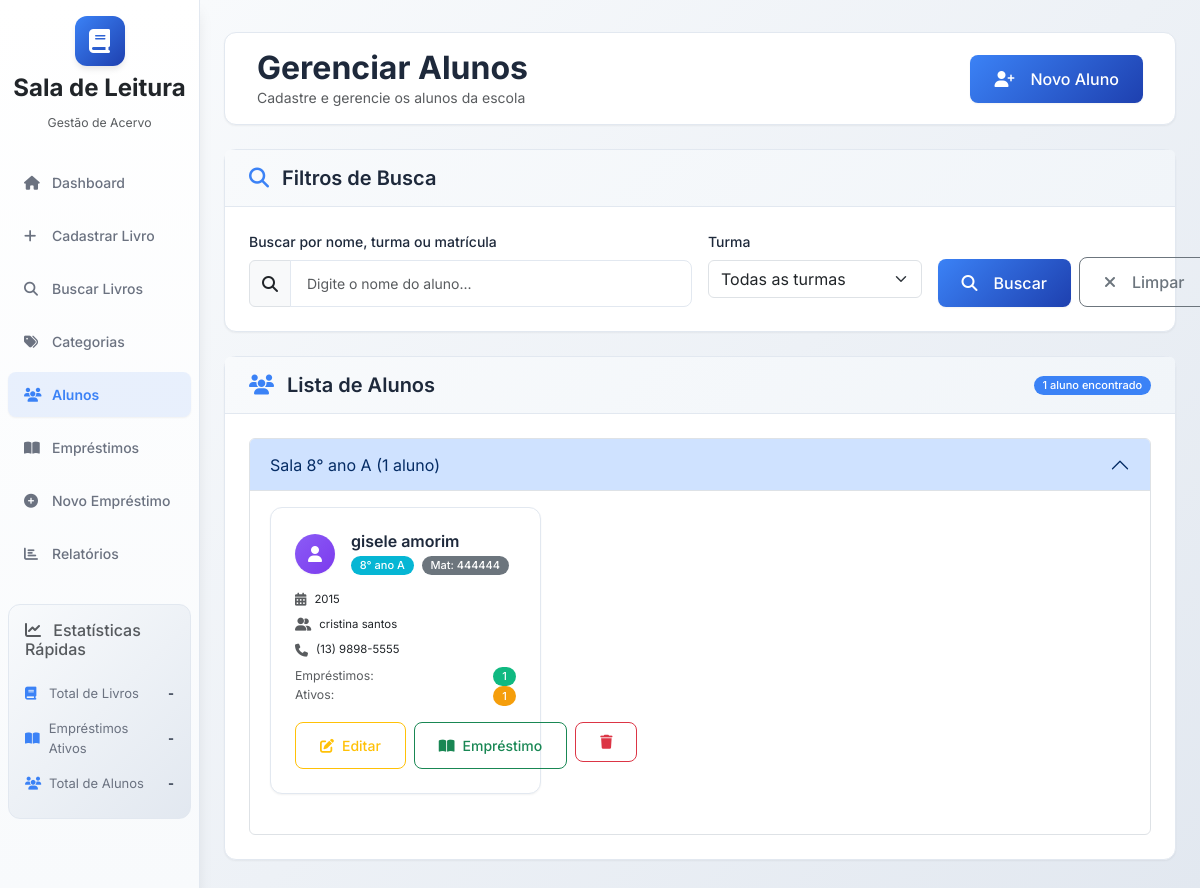
/students, run on the app's committed database.
### database/models.py (models this page shows, shortened)
class Student(db.Model):
    __tablename__ = 'students'
    id = db.Column(db.String(36), primary_key=True, default=generate_uuid)
    name = db.Column(db.String(200), nullable=False)
    class_room = db.Column(db.String(50), nullable=False)
    birth_year = db.Column(db.Integer, nullable=False)
    phone = db.Column(db.String(20))
    address = db.Column(db.Text)
    guardian_name = db.Column(db.String(200), nullable=False)
    guardian_phone = db.Column(db.String(20))
    registration_number = db.Column(db.String(50), unique=True)
    active = db.Column(db.Boolean, default=True)
    created_date = db.Column(db.DateTime, default=datetime.utcnow)
    updated_date = db.Column(db.DateTime, default=datetime.utcnow, onupdate=datetime.utcnow)
    loans = db.relationship('Loan', backref='student', lazy=True)
    @property
    def total_loans(self):
        return db.session.query(func.count(Loan.id)).filter_by(student_id=self.id).scalar()
    @property
    def active_loans(self):
        return db.session.query(func.count(Loan.id)).filter_by(student_id=self.id, status='active').scalar()

### app.py (the view, shortened to what this page needs)
    @app.route('/students')
    def students():
        page = request.args.get('page', 1, type=int)
        search = request.args.get('search', '')
        class_filter = request.args.get('class_filter', '')
        query = Student.query.filter_by(active=True)
        if class_filter:
            query = query.filter(Student.class_room == class_filter)
        students = query.order_by(Student.name).paginate(page=page, per_page=20, error_out=False)
        classes = [c[0] for c in db.session.query(Student.class_room).filter(
            Student.active == True, Student.class_room.isnot(None)
        ).distinct().order_by(Student.class_room).all()]
        students_by_class = {}
        for student in students.items:
            class_room = student.class_room or "Sem Turma"
            if class_room not in students_by_class:
                students_by_class[class_room] = []
            students_by_class[class_room].append(student)
        return render_template('students/students.html',
                              students=students,
                              classes=classes,
                              search=search,
                              class_filter=class_filter,
                              students_by_class=students_by_class)

### templates/students/students.html (shortened to what this page needs)
{% extends "base.html" %}
{% block content %}
<div class="main-header d-flex justify-content-between align-items-center py-3 mb-4">
    <div>
        <h1 class="h2 mb-0">Gerenciar Alunos</h1>
        <p class="text-muted mb-0">Cadastre e gerencie os alunos da escola</p>
    </div>
    <a href="{{ url_for('add_student') }}" class="btn btn-primary">
        <i class="fas fa-user-plus me-2"></i>
        Novo Aluno
    </a>
</div>
<div class="card mb-4 fade-in">
    <div class="card-header">
        <h5 class="mb-0">
            <i class="fas fa-search text-primary me-2"></i>
            Filtros de Busca
        </h5>
    </div>
    <div class="card-body">
        <form method="GET" class="row g-3">
            <div class="col-md-6">
                <label for="search" class="form-label">Buscar por nome, turma ou matrícula</label>
                <div class="input-group">
                    <span class="input-group-text">
                        <i class="fas fa-search"></i>
                    </span>
                    <input type="text" class="form-control" name="search"
                           value="{{ search }}" placeholder="Digite o nome do aluno...">
                </div>
            </div>
            <div class="col-md-3">
                <label for="class_filter" class="form-label">Turma</label>
                <select class="form-select" name="class_filter" onchange="this.form.submit()">
                    <option value="">Todas as turmas</option>
                </select>
            </div>
            <div class="col-md-3 d-flex align-items-end">
                <button type="submit" class="btn btn-primary me-2">
                    <i class="fas fa-search me-2"></i>
                    Buscar
                </button>
                <a href="{{ url_for('students') }}" class="btn btn-outline-secondary">
                    <i class="fas fa-times me-2"></i>
                    Limpar
                </a>
            </div>
        </form>
    </div>
</div>
<div class="card fade-in" style="animation-delay: 0.2s">
    <div class="card-header d-flex justify-content-between align-items-center">
        <h5 class="mb-0">
            <i class="fas fa-users text-primary me-2"></i>
            Lista de Alunos
        </h5>
        {% if students and students.items %}
            <span class="badge bg-primary">
                {{ students.total }} aluno{{ 's' if students.total != 1 else '' }} encontrado{{ 's' if students.total != 1 else '' }}
            </span>
        {% endif %}
    </div>
    <div class="card-body">
        {% if students and students.items %}
            <div class="accordion" id="studentsAccordion">
                {% for class_room, students_list in students_by_class.items() %}
                    <div class="accordion-item">
                        <h2 class="accordion-header" id="heading{{ loop.index }}">
                            <button class="accordion-button {% if not loop.first %}collapsed{% endif %}" type="button" data-bs-toggle="collapse" data-bs-target="#collapse{{ loop.index }}" aria-expanded="true" aria-controls="collapse{{ loop.index }}">
                                Sala {{ class_room }} ({{ students_list|length }} aluno{{ 's' if students_list|length != 1 else '' }})
                            </button>
                        </h2>
                        <div id="collapse{{ loop.index }}" class="accordion-collapse collapse {% if loop.first %}show{% endif %}" aria-labelledby="heading{{ loop.index }}" data-bs-parent="#studentsAccordion">
                            <div class="accordion-body">
                                <div class="row">
                                    {% for student in students_list %}
                                    <div class="col-md-6 col-lg-4 mb-4">
                                        <div class="student-card">
                                            <div class="student-header">
                                                <div class="student-avatar">
                                                    <i class="fas fa-user"></i>
                                                </div>
                                                <div class="student-info">
                                                    <h6 class="student-name">{{ student.name }}</h6>
                                                    <div class="student-details">
                                                        <span class="badge bg-info">{{ student.class_room }}</span>
                                                        {% if student.registration_number %}
                                                            <span class="badge bg-secondary">Mat: {{ student.registration_number }}</span>
                                                        {% endif %}
                                                    </div>
                                                </div>
                                            </div>
                                            <div class="student-body">
                                                <div class="student-stat">
                                                    <i class="fas fa-calendar-alt text-muted me-2"></i>
                                                    <small>{{ student.birth_year or 'Não informado' }}</small>
                                                </div>
                                                {% if student.guardian_name %}
                                                    <div class="student-stat">
                                                        <i class="fas fa-user-friends text-muted me-2"></i>
                                                        <small>{{ student.guardian_name }}</small>
                                                    </div>
                                                {% endif %}
                                                {% if student.guardian_phone %}
                                                    <div class="student-stat">
                                                        <i class="fas fa-phone text-muted me-2"></i>
                                                        <small>{{ student.guardian_phone }}</small>
                                                    </div>
                                                {% endif %}
                                                <div class="student-loans-stats mt-2">
                                                    <div class="d-flex justify-content-between">
                                                        <small class="text-muted">Empréstimos:</small>
                                                        <span class="badge bg-success">{{ student.total_loans or 0 }}</span>
                                                    </div>
                                                    {% if student.active_loans and student.active_loans > 0 %}
                                                        <div class="d-flex justify-content-between">
                                                            <small class="text-muted">Ativos:</small>
                                                            <span class="badge bg-warning">{{ student.active_loans }}</span>
                                                        </div>
                                                    {% endif %}
                                                </div>
                                            </div>
                                            <div class="student-actions">
                                                <a href="{{ url_for('edit_student', student_id=student.id) }}" class="btn btn-outline-warning btn-sm">
                                                    <i class="fas fa-edit"></i>
                                                    Editar
                                                </a>
                                                <a href="{{ url_for('new_loan') }}?student={{ student.id }}" class="btn btn-outline-success btn-sm">
                                                    <i class="fas fa-book-open"></i>
                                                    Empréstimo
                                                </a>
                                                <form method="POST" action="{{ url_for('delete_student', student_id=student.id) }}" class="d-inline"
                                                      onsubmit="return confirmDelete('Tem certeza que deseja excluir este aluno?')">
                                                    <button type="submit" class="btn btn-outline-danger btn-sm">
                                                        <i class="fas fa-trash"></i>
                                                    </button>
                                                </form>
                                            </div>
                                        </div>
                                    </div>
                                    {% endfor %}
                                </div>
                            </div>
                        </div>
                    </div>
                {% endfor %}
            </div>
        {% endif %}
    </div>
</div>
{% endblock %}

### static/css/style.css (style rules this page uses)
:root { --primary-color: #3b82f6; --secondary-color: #6b7280; --success-color: #10b981; --warning-color: #f59e0b; --danger-color: #ef4444; --info-color: #06b6d4; --light-color: #f8fafc; --dark-color: #1e293b; --border-color: #e2e8f0; --shadow-sm: 0 1px 2px 0 rgba(0, 0, 0, 0.05); --shadow-md: 0 4px 6px -1px rgba(0, 0, 0, 0.1); --shadow-lg: 0 10px 15px -3px rgba(0, 0, 0, 0.1); }
* { margin: 0; padding: 0; box-sizing: border-box; }
body { font-family: 'Inter', sans-serif; font-size: 14px; line-height: 1.5; color: var(--dark-color); background: linear-gradient(135deg, #f8fafc 0%, #e2e8f0 100%); min-height: 100vh; }
.main-header { background: white; border-radius: 12px; padding: 2rem; margin-bottom: 2rem; box-shadow: var(--shadow-sm); border: 1px solid var(--border-color); }
.main-header h1 { color: var(--dark-color); font-weight: 700; margin-bottom: 0.5rem; }
.card { border: 1px solid var(--border-color); border-radius: 12px; box-shadow: var(--shadow-sm); background: white; transition: all 0.2s ease; }
.card-header { background: linear-gradient(135deg, #f8fafc 0%, #f1f5f9 100%); border-bottom: 1px solid var(--border-color); padding: 1rem 1.5rem; border-radius: 12px 12px 0 0; }
.card-header h5 { font-weight: 600; color: var(--dark-color); margin: 0; }
.card-body { padding: 1.5rem; }
.form-control { border: 1px solid var(--border-color); border-radius: 8px; padding: 0.75rem 1rem; font-size: 14px; transition: all 0.2s ease; }
.form-label { font-weight: 500; color: var(--dark-color); margin-bottom: 0.5rem; }
.btn { border-radius: 8px; font-weight: 500; padding: 0.75rem 1.5rem; transition: all 0.2s ease; display: inline-flex; align-items: center; gap: 0.5rem; }
.btn-primary { background: linear-gradient(135deg, var(--primary-color) 0%, #1e40af 100%); border: none; color: white; box-shadow: var(--shadow-sm); }
.student-avatar { width: 40px; height: 40px; background: linear-gradient(135deg, #8b5cf6 0%, #7c3aed 100%); border-radius: 50%; display: flex; align-items: center; justify-content: center; color: white; font-size: 16px; box-shadow: var(--shadow-sm); }
.student-card { background: white; border-radius: 12px; padding: 1.5rem; box-shadow: var(--shadow-sm); border: 1px solid var(--border-color); transition: all 0.2s ease; }
.student-header { display: flex; align-items: center; gap: 1rem; margin-bottom: 1rem; }
.student-name { font-weight: 600; color: var(--dark-color); margin-bottom: 0.25rem; }
.student-details { display: flex; gap: 0.5rem; }
.student-stat { display: flex; align-items: center; margin-bottom: 0.5rem; font-size: 13px; }
.student-actions { display: flex; gap: 0.5rem; margin-top: 1rem; }
.fade-in { animation: fadeIn 0.6s ease-out; }
.badge { font-size: 11px; font-weight: 500; padding: 0.4em 0.8em; border-radius: 20px; }
.text-primary { color: var(--primary-color) !important; }
.bg-primary { background-color: var(--primary-color) !important; }
.bg-success { background-color: var(--success-color) !important; }
.bg-warning { background-color: var(--warning-color) !important; }
.bg-info { background-color: var(--info-color) !important; }

### data on the page
Student: class_room "8° ano A", students_list "1", name "gisele amorim", registration_number "444444", birth_year "2015", guardian_name "cristina santos", guardian_phone "(13) 9898-5555", active "1", active_loans "1"

### other printed values
{{ students.total }} "1"
